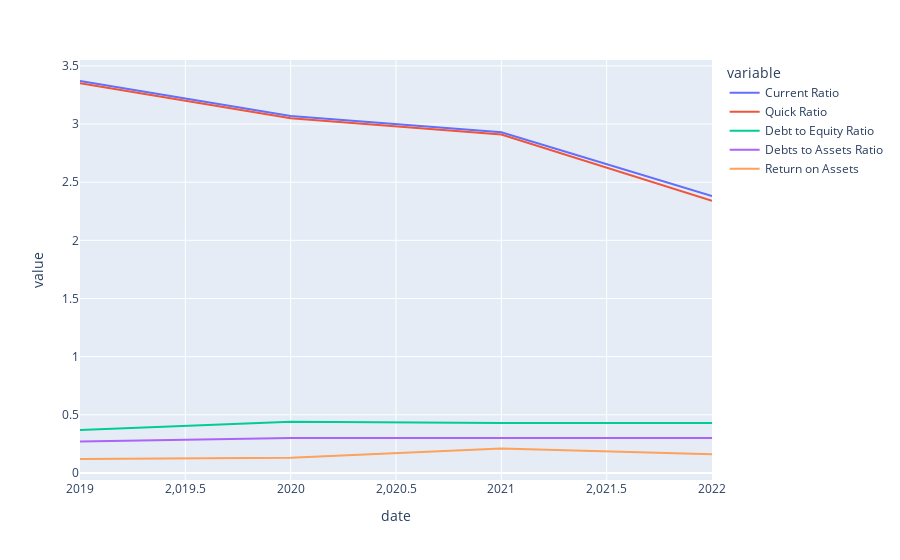

Notebook cell for this chart:
### Code cell
# Visualising our data

fig = px.line(BS_analysis, x='date', y=['Current Ratio', 'Quick Ratio', 'Debt to Equity Ratio', 'Debts to Assets Ratio', 'Return on Assets'])
fig.show()

### Figure 1 — Plotly figure (JSON) as saved in the notebook; plotly's stock layout.template omitted (floating-point values rounded to 4 significant figures)
{"data": [{"hovertemplate": "variable=Current Ratio<br>date=%{x}<br>value=%{y}<extra></extra>", "legendgroup": "Current Ratio", "line": {"color": "#636efa", "dash": "solid"}, "marker": {"symbol": "circle"}, "mode": "lines", "name": "Current Ratio", "orientation": "v", "showlegend": true, "type": "scatter", "x": [2022, 2021, 2020, 2019], "xaxis": "x", "y": [2.38, 2.93, 3.07, 3.37], "yaxis": "y"}, {"hovertemplate": "variable=Quick Ratio<br>date=%{x}<br>value=%{y}<extra></extra>", "legendgroup": "Quick Ratio", "line": {"color": "#EF553B", "dash": "solid"}, "marker": {"symbol": "circle"}, "mode": "lines", "name": "Quick Ratio", "orientation": "v", "showlegend": true, "type": "scatter", "x": [2022, 2021, 2020, 2019], "xaxis": "x", "y": [2.34, 2.91, 3.05, 3.35], "yaxis": "y"}, {"hovertemplate": "variable=Debt to Equity Ratio<br>date=%{x}<br>value=%{y}<extra></extra>", "legendgroup": "Debt to Equity Ratio", "line": {"color": "#00cc96", "dash": "solid"}, "marker": {"symbol": "circle"}, "mode": "lines", "name": "Debt to Equity Ratio", "orientation": "v", "showlegend": true, "type": "scatter", "x": [2022, 2021, 2020, 2019], "xaxis": "x", "y": [0.43, 0.43, 0.44, 0.37], "yaxis": "y"}, {"hovertemplate": "variable=Debts to Assets Ratio<br>date=%{x}<br>value=%{y}<extra></extra>", "legendgroup": "Debts to Assets Ratio", "line": {"color": "#ab63fa", "dash": "solid"}, "marker": {"symbol": "circle"}, "mode": "lines", "name": "Debts to Assets Ratio", "orientation": "v", "showlegend": true, "type": "scatter", "x": [2022, 2021, 2020, 2019], "xaxis": "x", "y": [0.3, 0.3, 0.3, 0.27], "yaxis": "y"}, {"hovertemplate": "variable=Return on Assets<br>date=%{x}<br>value=%{y}<extra></extra>", "legendgroup": "Return on Assets", "line": {"color": "#FFA15A", "dash": "solid"}, "marker": {"symbol": "circle"}, "mode": "lines", "name": "Return on Assets", "orientation": "v", "showlegend": true, "type": "scatter", "x": [2022, 2021, 2020, 2019], "xaxis": "x", "y": [0.16, 0.21, 0.13, 0.12], "yaxis": "y"}], "layout": {"legend": {"title": {"text": "variable"}, "tracegroupgap": 0}, "margin": {"t": 60}, "xaxis": {"anchor": "y", "domain": [0, 1], "title": {"text": "date"}}, "yaxis": {"anchor": "x", "domain": [0, 1], "title": {"text": "value"}}}}
